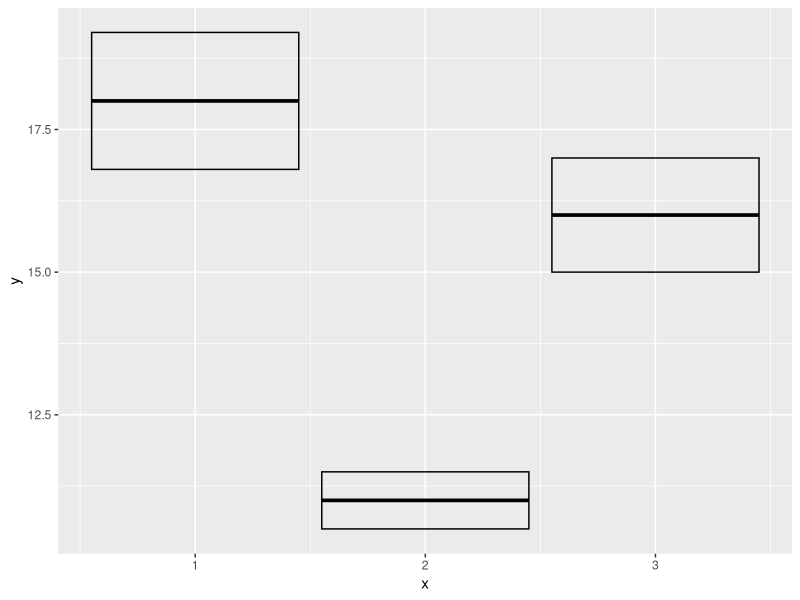
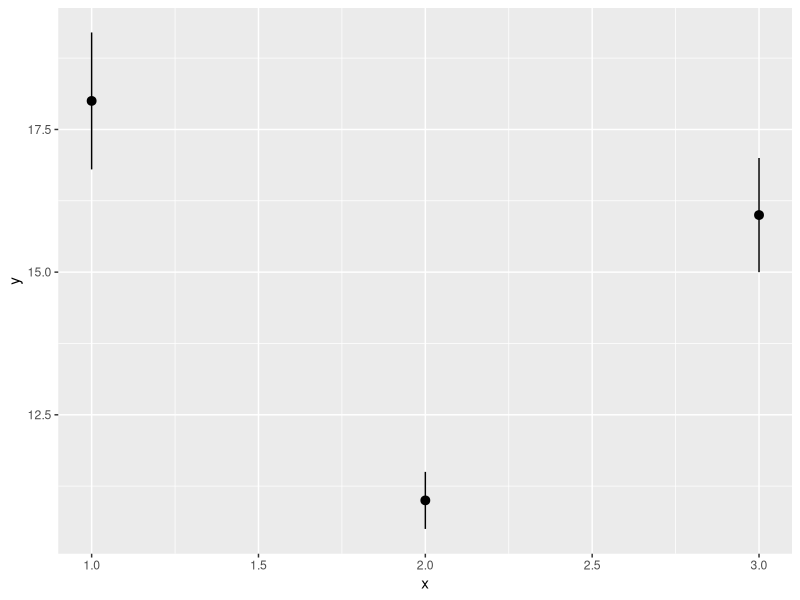
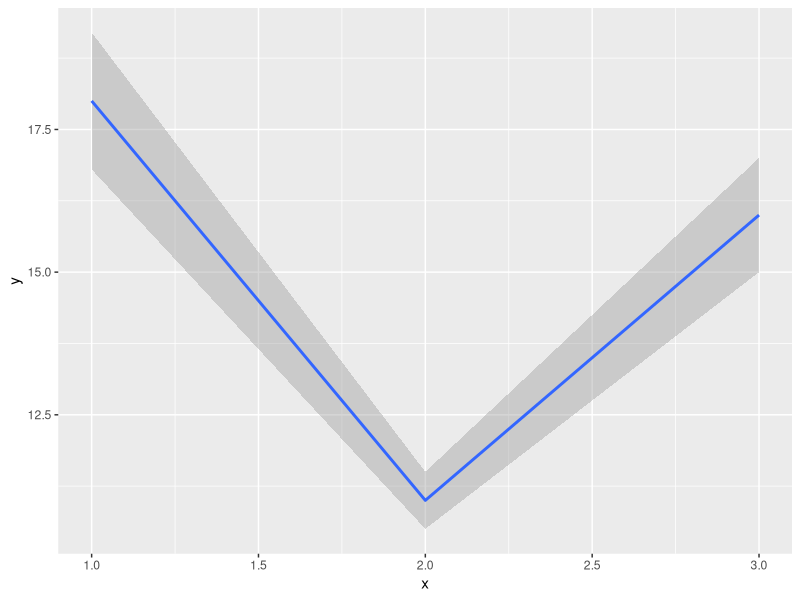
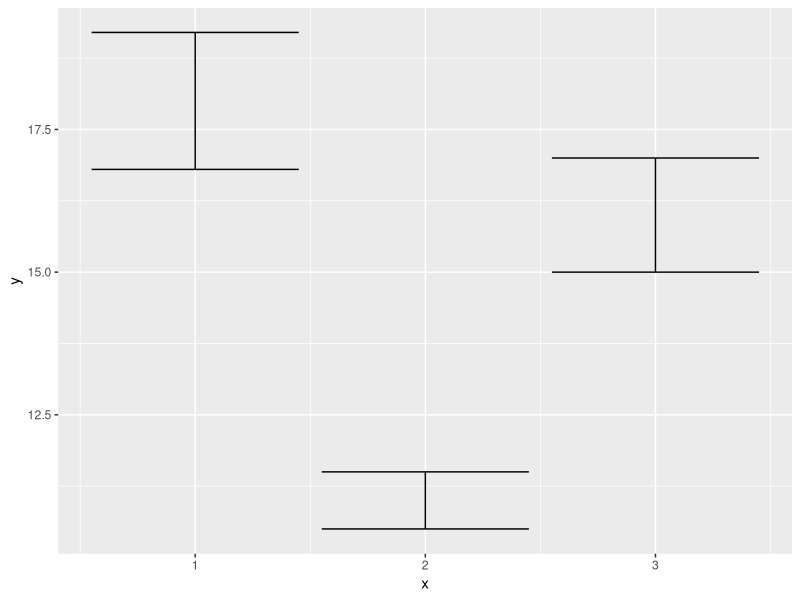
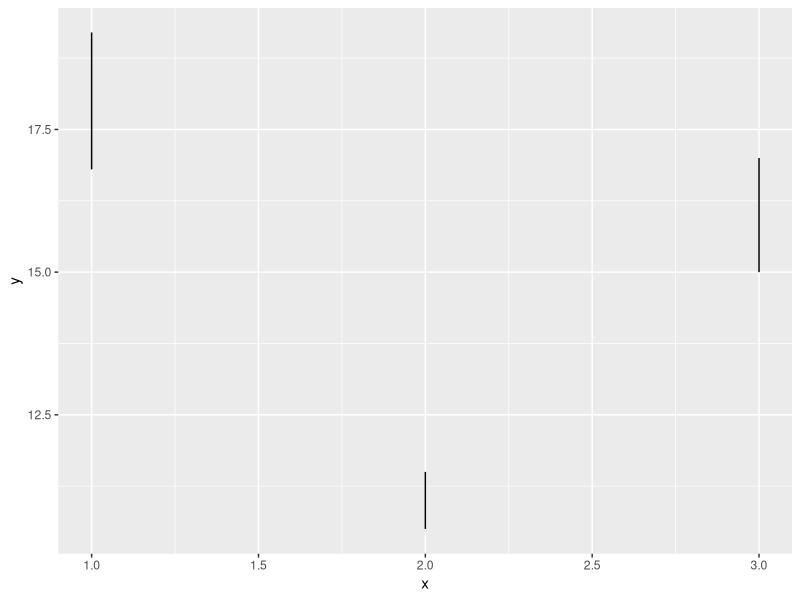
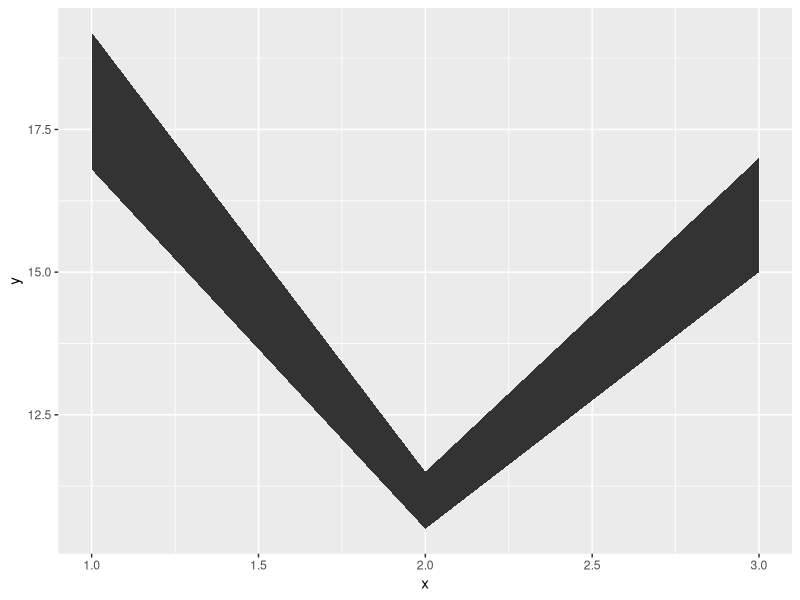
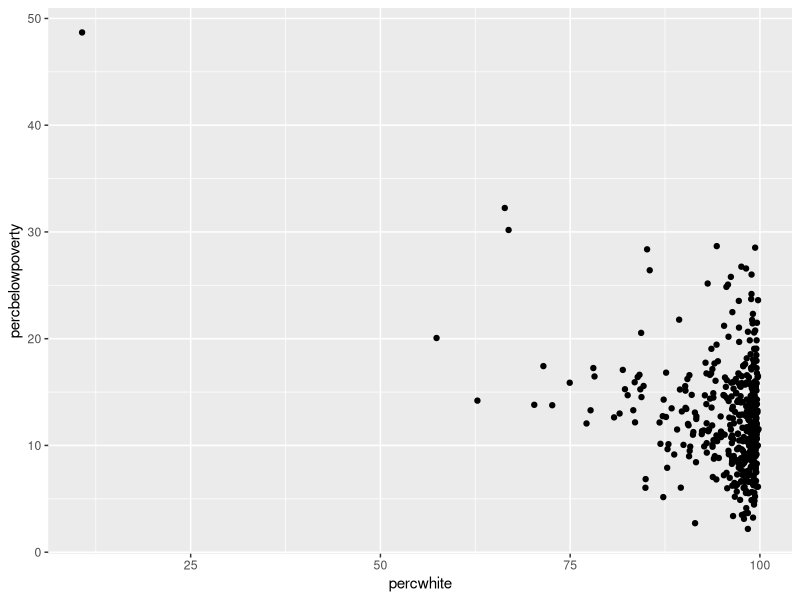
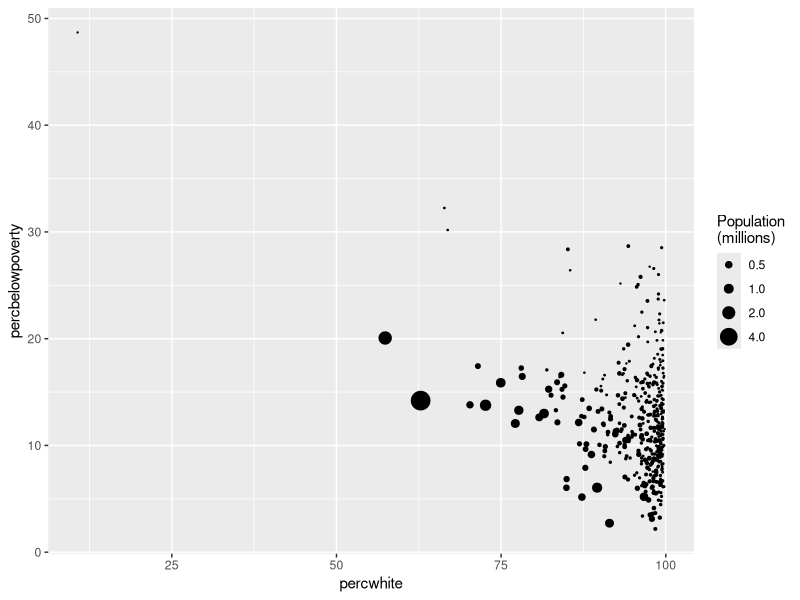

Here is the R script that generated these plots, in order:
# These examples are from the '5 Statistical summaries' chapter of the Ggplot2 Book (https://ggplot2-book.org/statistical-summaries.html)
library(ggplot2)

y <- c(18, 11, 16)
df <- data.frame(x = 1:3, y = y, se = c(1.2, 0.5, 1.0))

base <- ggplot(df, aes(x, y, ymin = y - se, ymax = y + se))
base + geom_crossbar()
base + geom_pointrange()
base + geom_smooth(stat = "identity")

base + geom_errorbar()
base + geom_linerange()
base + geom_ribbon()


# 5.2 Weighted data

# Unweighted
ggplot(midwest, aes(percwhite, percbelowpoverty)) +
  geom_point()

# Weight by population
ggplot(midwest, aes(percwhite, percbelowpoverty)) +
  geom_point(aes(size = poptotal / 1e6)) +
  scale_size_area("Population\n(millions)", breaks = c(0.5, 1, 2, 4))


# Unweighted
ggplot(midwest, aes(percwhite, percbelowpoverty)) +
  geom_point() +
  geom_smooth(method = lm, linewidth = 1)
#> `geom_smooth()` using formula = 'y ~ x'

# Weighted by population
ggplot(midwest, aes(percwhite, percbelowpoverty)) +
  geom_point(aes(size = poptotal / 1e6)) +
  geom_smooth(aes(weight = poptotal), method = lm, linewidth = 1) +
  scale_size_area(guide = "none")
#> `geom_smooth()` using formula = 'y ~ x'


ggplot(midwest, aes(percbelowpoverty)) +
  geom_histogram(binwidth = 1) +
  ylab("Counties")

ggplot(midwest, aes(percbelowpoverty)) +
  geom_histogram(aes(weight = poptotal), binwidth = 1) +
  ylab("Population (1000s)")


# 5.3 Diamonds data
diamonds
#> # A tibble: 53,940 × 10
#>   carat cut       color clarity depth table price     x     y     z
#>   <dbl> <ord>     <ord> <ord>   <dbl> <dbl> <int> <dbl> <dbl> <dbl>
#> 1  0.23 Ideal     E     SI2      61.5    55   326  3.95  3.98  2.43
#> 2  0.21 Premium   E     SI1      59.8    61   326  3.89  3.84  2.31
#> 3  0.23 Good      E     VS1      56.9    65   327  4.05  4.07  2.31
#> 4  0.29 Premium   I     VS2      62.4    58   334  4.2   4.23  2.63
#> 5  0.31 Good      J     SI2      63.3    58   335  4.34  4.35  2.75
#> 6  0.24 Very Good J     VVS2     62.8    57   336  3.94  3.96  2.48
#> # … with 53,934 more rows


# 5.4 Displaying distributions

ggplot(diamonds, aes(depth)) +
  geom_histogram()
#> `stat_bin()` using `bins = 30`. Pick better value with `binwidth`.
ggplot(diamonds, aes(depth)) +
  geom_histogram(binwidth = 0.1) +
  xlim(55, 70)
#> Warning: Removed 45 rows containing non-finite values (stat_bin).
#> Warning: Removed 2 rows containing missing values (geom_bar).

ggplot(diamonds, aes(depth)) +
  geom_freqpoly(aes(colour = cut), binwidth = 0.1, na.rm = TRUE) +
  xlim(58, 68) +
  theme(legend.position = "none")
ggplot(diamonds, aes(depth)) +
  geom_histogram(aes(fill = cut), binwidth = 0.1, position = "fill",
                 na.rm = TRUE) +
  xlim(58, 68) +
  theme(legend.position = "none")


ggplot(diamonds, aes(depth)) +
  geom_density(na.rm = TRUE) +
  xlim(58, 68) +
  theme(legend.position = "none")
ggplot(diamonds, aes(depth, fill = cut, colour = cut)) +
  geom_density(alpha = 0.2, na.rm = TRUE) +
  xlim(58, 68) +
  theme(legend.position = "none")


ggplot(diamonds, aes(clarity, depth)) +
  geom_boxplot()
ggplot(diamonds, aes(carat, depth)) +
  geom_boxplot(aes(group = cut_width(carat, 0.1))) +
  xlim(NA, 2.05)
#> Warning: Removed 997 rows containing missing values (stat_boxplot).


ggplot(diamonds, aes(clarity, depth)) +
  geom_violin()
ggplot(diamonds, aes(carat, depth)) +
  geom_violin(aes(group = cut_width(carat, 0.1))) +
  xlim(NA, 2.05)
#> Warning: Removed 997 rows containing non-finite values (stat_ydensity).


# 5.5 Dealing with overplotting

df <- data.frame(x = rnorm(2000), y = rnorm(2000))
norm <- ggplot(df, aes(x, y)) + xlab(NULL) + ylab(NULL)
norm + geom_point()
norm + geom_point(shape = 1) # Hollow circles
norm + geom_point(shape = ".") # Pixel sized

norm + geom_point(alpha = 1 / 3)
norm + geom_point(alpha = 1 / 5)
norm + geom_point(alpha = 1 / 10)

norm + geom_bin2d()
norm + geom_bin2d(bins = 10)

norm + geom_hex()
norm + geom_hex(bins = 10)


# 5.6 Statistical summaries

ggplot(diamonds, aes(color)) +
  geom_bar()

ggplot(diamonds, aes(color, price)) +
  geom_bar(stat = "summary_bin", fun = mean)

ggplot(diamonds, aes(table, depth)) +
  geom_bin2d(binwidth = 1, na.rm = TRUE) +
  xlim(50, 70) +
  ylim(50, 70)


ggplot(diamonds, aes(table, depth, z = price)) +
  geom_raster(binwidth = 1, stat = "summary_2d", fun = mean,
              na.rm = TRUE) +
  xlim(50, 70) +
  ylim(50, 70)
#> Warning: Raster pixels are placed at uneven horizontal intervals and will be
#> shifted. Consider using geom_tile() instead.
#> Warning: Raster pixels are placed at uneven vertical intervals and will be
#> shifted. Consider using geom_tile() instead.


# 5.7 Surfaces

ggplot(faithfuld, aes(eruptions, waiting)) +
  geom_contour(aes(z = density, colour = ..level..))

ggplot(faithfuld, aes(eruptions, waiting)) +
  geom_raster(aes(fill = density))

# Bubble plots work better with fewer observations
small <- faithfuld[seq(1, nrow(faithfuld), by = 10), ]
ggplot(small, aes(eruptions, waiting)) +
  geom_point(aes(size = density), alpha = 1/3) +
  scale_size_area()